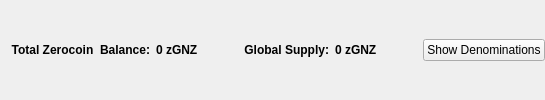
                       <widget class="QFrame" name="balanceSupplyFrame">
                        <layout class="QHBoxLayout" name="horizontalLayout_2" stretch="0,0,0,1,0">
                         <property name="rightMargin">
                          <number>0</number>
                         </property>
                         <item>
                          <layout class="QHBoxLayout" name="horizontalLayout_34">
                           <item>
                            <widget class="QLabel" name="labelzAvailableText_3">
                             <property name="font">
                              <font>
                               <weight>75</weight>
                               <bold>true</bold>
                              </font>
                             </property>
                             <property name="toolTip">
                              <string>Total Balance including unconfirmed and immature zGNZ</string>
                             </property>
                             <property name="text">
                              <string>Total Zerocoin  Balance:</string>
                             </property>
                             <property name="alignment">
                              <set>Qt::AlignRight|Qt::AlignTrailing|Qt::AlignVCenter</set>
                             </property>
                            </widget>
                           </item>
                           <item>
                            <widget class="QLabel" name="labelzAvailableAmount_4">
                             <property name="minimumSize">
                              <size>
                               <width>40</width>
                               <height>0</height>
                              </size>
                             </property>
                             <property name="font">
                              <font>
                               <weight>75</weight>
                               <bold>true</bold>
                              </font>
                             </property>
                             <property name="toolTip">
                              <string>Total Balance including unconfirmed and immature zGNZ</string>
                             </property>
                             <property name="text">
                              <string>0 zGNZ</string>
                             </property>
                             <property name="alignment">
                              <set>Qt::AlignLeading|Qt::AlignLeft|Qt::AlignVCenter</set>
                             </property>
                            </widget>
                           </item>
                          </layout>
                         </item>
                         <item>
                          <spacer name="horizontalSpacer_32">
                           <property name="orientation">
                            <enum>Qt::Horizontal</enum>
                           </property>
                           <property name="sizeHint" stdset="0">
                            <size>
                             <width>40</width>
                             <height>20</height>
                            </size>
                           </property>
                          </spacer>
                         </item>
                         <item>
                          <layout class="QHBoxLayout" name="horizontalLayout_35">
                           <item>
                            <widget class="QLabel" name="labelZsupplyText_2">
                             <property name="font">
                              <font>
                               <weight>75</weight>
                               <bold>true</bold>
                              </font>
                             </property>
                             <property name="text">
                              <string>Global Supply:</string>
                             </property>
                             <property name="alignment">
                              <set>Qt::AlignRight|Qt::AlignTrailing|Qt::AlignVCenter</set>
                             </property>
                            </widget>
                           </item>
                           <item>
                            <widget class="QLabel" name="labelZsupplyAmount_2">
                             <property name="font">
                              <font>
                               <weight>75</weight>
                               <bold>true</bold>
                              </font>
                             </property>
                             <property name="text">
                              <string>0 zGNZ</string>
                             </property>
                            </widget>
                           </item>
                          </layout>
                         </item>
                         <item>
                          <spacer name="horizontalSpacer_31">
                           <property name="orientation">
                            <enum>Qt::Horizontal</enum>
                           </property>
                           <property name="sizeHint" stdset="0">
                            <size>
                             <width>40</width>
                             <height>20</height>
                            </size>
                           </property>
                          </spacer>
                         </item>
                         <item>
                          <widget class="QPushButton" name="pushButtonShowDenoms">
                           <property name="toolTip">
                            <string>Show zGNZ denominations list</string>
                           </property>
                           <property name="text">
                            <string>Show Denominations</string>
                           </property>
                          </widget>
                         </item>
                        </layout>
                       </widget>
